Frame 1 (no input): blank canvas, image omitted
Frame 60 (no input): blank canvas, image omitted
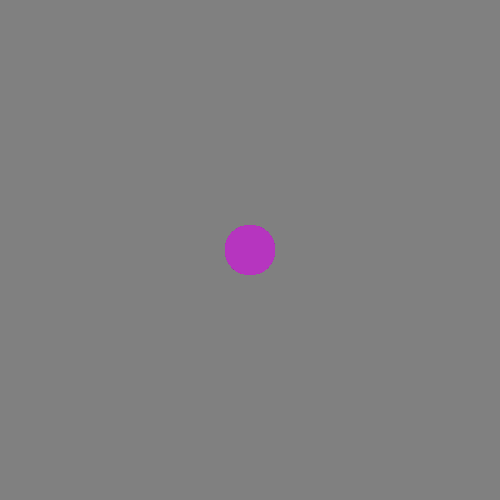
Frame 120 (the mouse pressed at the canvas centre since frame 60)

The p5.js sketch whose frames 1 and 60 were blank and that drew this single picture after the mouse press (run headless with seeded random() and noise() and a simulated clock; from frame 60 on, the mouse is pressed at the canvas centre):

// p5.js sketch
// ── sketch.js
// variables to hold a buffer
let currentLayer;
let layer1, layer2;

let currentColor;

function setup() {
  createCanvas(500,500);
  background(128);

  layer1 = createGraphics(500,500);
  layer2 = createGraphics(500,500);
  currentLayer = layer2;

  changeColor();
}

function draw() {
  // clear the main canvas
  background(128);

  // if the mouse is pressed we should draw on that layer
  if (mouseIsPressed && mouseY > 0) {
    currentLayer.fill(currentColor);
    currentLayer.noStroke();
    currentLayer.ellipse(mouseX, mouseY, 50, 50);
  }

  image(layer1, 0, 0);
  image(layer2, 0, 0);
}


function selectTopLayer(el) {
  currentLayer = layer2;
  document.querySelector('.selected').classList.remove('selected');
  el.classList.add('selected');
}

function selectBottomLayer(el) {
  currentLayer = layer1;
  document.querySelector('.selected').classList.remove('selected');
  el.classList.add('selected');
}

function changeColor() {
  currentColor = color(random(255), random(255), random(255));
}
